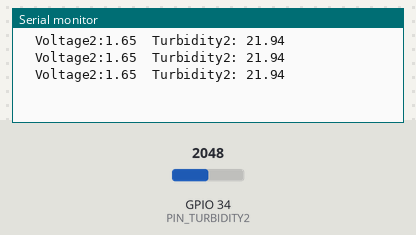
A sketch run on a simulated ESP32. Parts: the last lines printed to the serial monitor. The test bench sets the inputs (shaded band); at power-on: GPIO 34 (PIN_TURBIDITY2) = 2048.

Above: at 1.3 s.
1.4 s: GPIO 34 (PIN_TURBIDITY2) set to 2866
At 1.9 s:
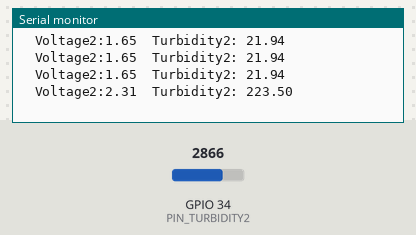
2.9 s: GPIO 34 (PIN_TURBIDITY2) set to 3603
At 3.4 s:
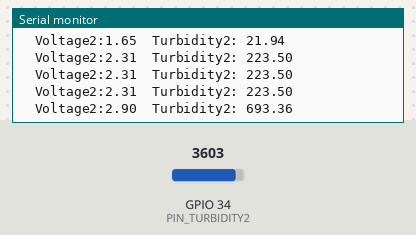
Timing chart, 0 to 5.9 s (numbered marks = the images above; inputs shaded):
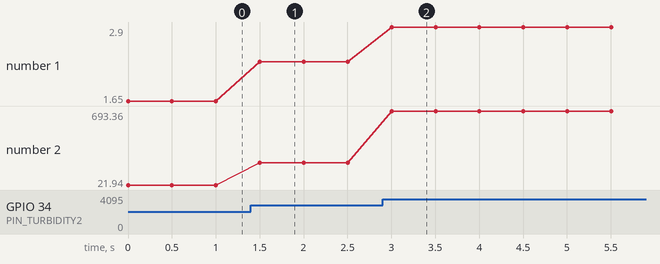

The sketch:

Turbidity_Tes.ino
```cpp
//Program : Pembacaan Sensor Turbidity

//#include <WiFi.h>
//#include "secrets.h"
// #include "ThingSpeak.h"

#define PIN_TURBIDITY1 35
#define PIN_TURBIDITY2 34

// char ssid[] = SECRET_SSID;   // your network SSID (name)
// char pass[] = SECRET_PASS;   // your network password
// int keyIndex = 0;            // your network key Index number (needed only for WEP)
// WiFiClient  client;

// unsigned long myChannelNumber = SECRET_CH_ID;
// const char * myWriteAPIKey = SECRET_WRITE_APIKEY;

void setup() {
  Serial.begin(115200);

  while (!Serial) {
    ; // wait for serial port to connect. Needed for Leonardo native USB port only
  }

  // WiFi.mode(WIFI_STA);
  // ThingSpeak.begin(client);  // Initialize ThingSpeak
}
void loop() {
      // Connect or reconnect to WiFi
      // if(WiFi.status() != WL_CONNECTED){
      //   Serial.print("Attempting to connect to SSID: ");
      //   Serial.println(SECRET_SSID);
      //   while(WiFi.status() != WL_CONNECTED){
      //     WiFi.begin(ssid, pass);  // Connect to WPA/WPA2 network. Change this line if using open or WEP network
      //     Serial.print(".");
      //     delay(5000);
      //   }
      //   Serial.println("\nConnected.");
      // }

      // Read sensor value and update
      // int sensorValue1 = analogRead(PIN_TURBIDITY1);// read the input on analog pin 0::
      // float voltage1 = sensorValue1 * (3.3 / 4095.0); // Convert the analog reading (which goes from 0 - 1023) to a voltage (0 - 5V):
      // Serial.print("Voltage:");
      // Serial.print(voltage1);
      // float NTU1 =-485.13*(voltage1*voltage1*voltage1) + 1944.2*(voltage1*voltage1) - 2668.4*(voltage1) + 1274.9;
      // Serial.print("\tTurbidity1: ");
      // Serial.print(NTU1);

      int sensorValue2 = analogRead(PIN_TURBIDITY2);// read the input on analog pin 0::
      float voltage2 = sensorValue2 * (3.3 / 4095.0); // Convert the analog reading (which goes from 0 - 1023) to a voltage (0 - 5V):
      Serial.print("\tVoltage2:");
      Serial.print(voltage2);
      float NTU2 = -40.89*(voltage2*voltage2*voltage2) + 667.96*(voltage2*voltage2) - 1854*(voltage2) + 1446.2;
      Serial.print("\tTurbidity2: ");
      Serial.println(NTU2);

       // set the fields with the values
      //  ThingSpeak.setField(1, NTU1);
      //  ThingSpeak.setField(2, NTU2);

      // write to the ThingSpeak channel
      // int x = ThingSpeak.writeFields(myChannelNumber, myWriteAPIKey);
      // if(x == 200){
      //   Serial.print("-> success");
      // }
      // else{
      //   Serial.print("-> Problem updating channel. HTTP error code " + String(x));
      // }

      delay(500);
  }
```

Measured:
- after the input at 1.4 s, the serial monitor: prints a new line after 0.10 s (image 1)
- after the input at 2.9 s, the serial monitor: prints a new line after 0.10 s (image 2)
- plotted number 1: 1.65 → 2.31 after the input at 1.4 s, 2.31 → 2.9 after the input at 2.9 s
- plotted number 2: 21.94 → 223.5 after the input at 1.4 s, 223.5 → 693.36 after the input at 2.9 s
